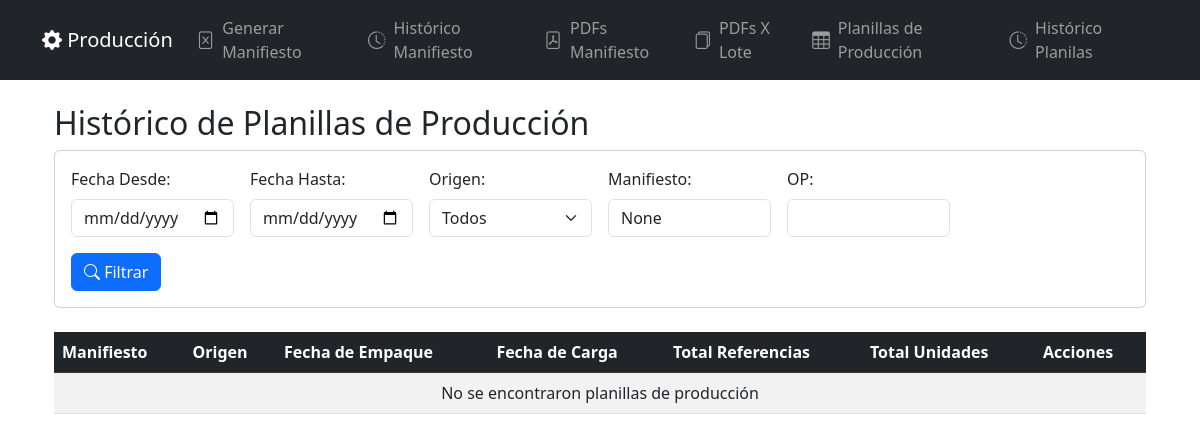
Before: /production/historic/ with the older database file.
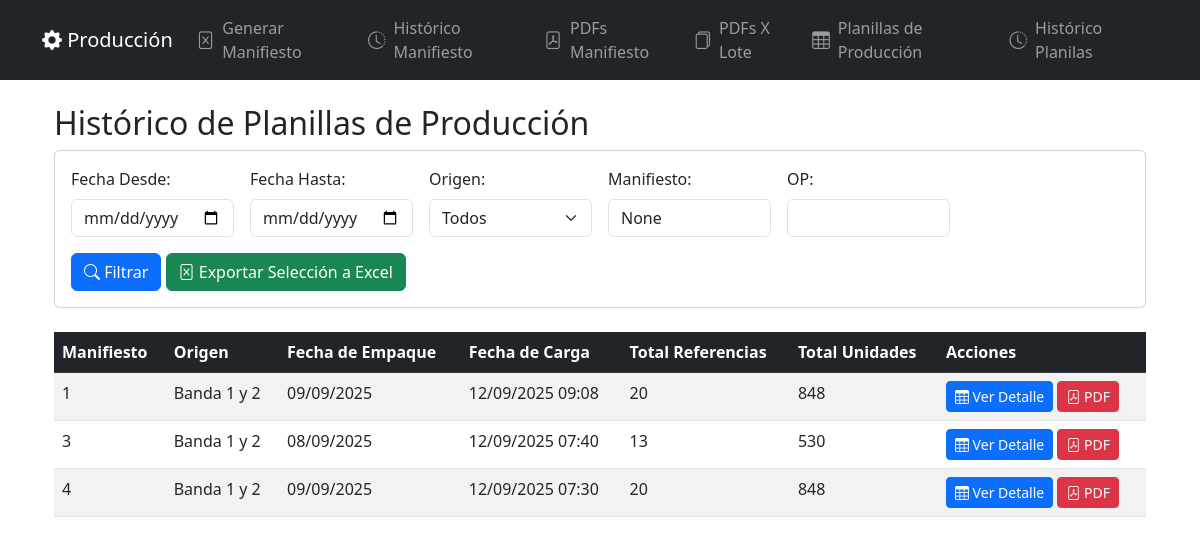
After: the same page with the newer database file.
### production_sheets/models.py (models this page shows, shortened)
class ProductionSheet(models.Model):
    ORIGIN_CHOICES = [
        ('BANDA_1_2', 'Banda 1 y 2'),
        ('BANDA_4', 'Banda 4'),
    ]
    excel_file = models.FileField(
        upload_to='production_sheets/',
        validators=[FileExtensionValidator(allowed_extensions=['xlsx'])]
    )
    origin = models.CharField(max_length=10, choices=ORIGIN_CHOICES)
    manifest_number = models.CharField(max_length=100)
    packing_date = models.DateField()
    upload_date = models.DateTimeField(auto_now_add=True)
    processed = models.BooleanField(default=False)
    class Meta:
        constraints = []

### production_sheets/views.py (the view, shortened to what this page needs)
# urls.py: path('historic/', views.production_sheets_historic, name='historic'),
def production_sheets_historic(request):
    date_from = request.GET.get('date_from')
    date_to = request.GET.get('date_to')
    origin = request.GET.get('origin')
    manifest = request.GET.get('manifest')
    op_search = request.GET.get('op')
    sheets = ProductionSheet.objects.all()
    if date_from:
        sheets = sheets.filter(packing_date__gte=datetime.strptime(date_from, '%Y-%m-%d'))
    if date_to:
        sheets = sheets.filter(packing_date__lte=datetime.strptime(date_to, '%Y-%m-%d'))
    if origin:
        sheets = sheets.filter(origin=origin)
    if manifest:
        sheets = sheets.filter(manifest_number__icontains=manifest)
    op_summary = None
    sheets = sheets.annotate(
        total_refs=Count('productiondetail__ref', distinct=True),
        total_units=Sum('productiondetail__quantity')
    ).order_by('-upload_date')
    if request.GET.get('export') == 'excel':
        return export_to_excel(sheets)
    context = {
        'sheets': sheets,
        'date_from': date_from,
        'date_to': date_to,
        'origin': origin,
        'manifest': manifest,
        'op_summary': op_summary,
        'total_general': total_general if op_search else None
    }
    return render(request, 'production_sheets/historic.html', context)

### production_sheets/templates/production_sheets/historic.html (shortened to what this page needs)
{% extends 'excel_processor/base.html' %}
{% load static %}
{% block content %}
<div class="container mt-4">
    <h2>Histórico de Planillas de Producción</h2>
    <div class="card mb-4">
        <div class="card-body">
            <form method="get" class="row g-3">
                <div class="col-md-2">
                    <label for="date_from" class="form-label">Fecha Desde:</label>
                    <input type="date" class="form-control" id="date_from" name="date_from" value="{{ date_from|date:'Y-m-d' }}">
                </div>
                <div class="col-md-2">
                    <label for="date_to" class="form-label">Fecha Hasta:</label>
                    <input type="date" class="form-control" id="date_to" name="date_to" value="{{ date_to|date:'Y-m-d' }}">
                </div>
                <div class="col-md-2">
                    <label for="origin" class="form-label">Origen:</label>
                    <select class="form-select" id="origin" name="origin">
                        <option value="">Todos</option>
                    </select>
                </div>
                <div class="col-md-2">
                    <label for="manifest" class="form-label">Manifiesto:</label>
                    <input type="text" class="form-control" id="manifest" name="manifest" value="{{ manifest }}">
                </div>
                <div class="col-md-2">
                    <label for="op" class="form-label">OP:</label>
                    <input type="text" class="form-control" id="op" name="op" value="{{ request.GET.op }}">
                </div>
                <div class="col-12">
                    <button type="submit" class="btn btn-primary">
                        <i class="bi bi-search"></i> Filtrar
                    </button>
                    {% if sheets %}
                    <a href="?{{ request.GET.urlencode }}&export=excel" class="btn btn-success">
                        <i class="bi bi-file-excel"></i> Exportar Selección a Excel
                    </a>
                    {% endif %}
                </div>
            </form>
        </div>
    </div>
    <div class="table-responsive">
        <table class="table table-striped table-hover">
            <thead class="table-dark">
                <tr>
                    <th>Manifiesto</th>
                    <th>Origen</th>
                    <th>Fecha de Empaque</th>
                    <th>Fecha de Carga</th>
                    <th>Total Referencias</th>
                    <th>Total Unidades</th>
                    <th>Acciones</th>
                </tr>
            </thead>
            <tbody>
                {% for sheet in sheets %}
                <tr>
                    <td>{{ sheet.manifest_number }}</td>
                    <td>{{ sheet.get_origin_display }}</td>
                    <td>{{ sheet.packing_date|date:"d/m/Y" }}</td>
                    <td>{{ sheet.upload_date|date:"d/m/Y H:i" }}</td>
                    <td>{{ sheet.total_refs }}</td>
                    <td>{{ sheet.total_units }}</td>
                    <td>
                        <a href="{% url 'production_sheets:production_sheet_detail' pk=sheet.pk %}" class="btn btn-primary btn-sm">
                            <i class="bi bi-table"></i> Ver Detalle
                        </a>
                        <a href="{% url 'production_sheets:production_sheet_detail' pk=sheet.pk %}?format=pdf" class="btn btn-danger btn-sm">
                            <i class="bi bi-file-pdf"></i> PDF
                        </a>
                    </td>
                </tr>
                {% empty %}
                <tr>
                    <td colspan="7" class="text-center">No se encontraron planillas de producción</td>
                </tr>
                {% endfor %}
            </tbody>
        </table>
    </div>
</div>
{% endblock %}

### excel_processor/templates/excel_processor/base.html (shortened to what this page needs)
<!DOCTYPE html>
<html lang="es">
<head>
    <link rel="stylesheet" href="https://cdn.jsdelivr.net/npm/bootstrap@5.3.0/dist/css/bootstrap.min.css">
    <link rel="stylesheet" href="https://cdn.jsdelivr.net/npm/bootstrap-icons@1.11.1/font/bootstrap-icons.css">
</head>
<body>
<nav class="navbar navbar-expand-lg navbar-dark bg-dark mb-4">
  <div class="container">
    <a class="navbar-brand" href="/excel/"><i class="bi bi-gear-fill"></i> Producción</a>
    <div class="collapse navbar-collapse" id="navbarMain">
      <ul class="navbar-nav me-auto mb-2 mb-lg-0">
        <li class="nav-item"><a class="nav-link" href="/excel/upload/"><i class="bi bi-file-excel"></i> Generar Manifiesto</a></li>
        <li class="nav-item"><a class="nav-link" href="/excel/historico/"><i class="bi bi-clock-history"></i> Histórico Manifiesto</a></li>
        <li class="nav-item"><a class="nav-link" href="/excel/pdfs/"><i class="bi bi-file-pdf"></i> PDFs Manifiesto</a></li>
        <li class="nav-item"><a class="nav-link" href="/excel/pdf-batch/"><i class="bi bi-files"></i>PDFs X Lote</a></li>
        <li class="nav-item"><a class="nav-link" href="/production/upload/"><i class="bi bi-table"></i> Planillas de Producción</a></li>
        <li class="nav-item"><a class="nav-link" href="/production/historic/"><i class="bi bi-clock-history"></i> Histórico Planilas</a></li>
      </ul>
    </div>
  </div>
</nav>
<div class="container">
    {% block content %}{% endblock %}
</div>
</body>
</html>

### excel_processor/templates/excel_processor/base.html (style rules this page uses)
.nav-item .nav-link { display: flex; align-items: center; gap: 0.5rem; }
.nav-item .nav-link i { font-size: 1.1rem; }

Changed rows visible on the page:
added ProductionSheet: manifest_number "1", origin "Banda 1 y 2", packing_date "09/09/2025", upload_date "12/09/2025 09:08", total_refs "20", total_units "848"
added ProductionSheet: manifest_number "3", origin "Banda 1 y 2", packing_date "08/09/2025", upload_date "12/09/2025 07:40", total_refs "13", total_units "530"
added ProductionSheet: manifest_number "4", origin "Banda 1 y 2", packing_date "09/09/2025", upload_date "12/09/2025 07:30", total_refs "20", total_units "848"
Other visible differences:
text no longer shown: "No se encontraron planillas de producción"
text now shown: "Exportar Selección a Excel"
